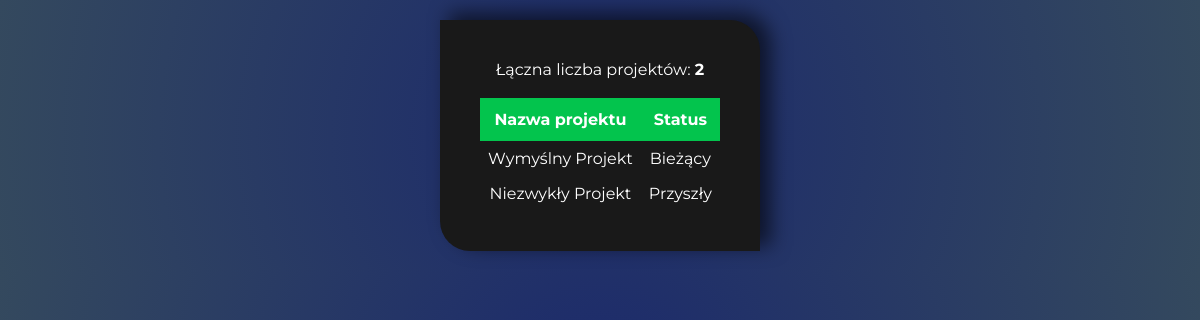
/tiles/raportProjectTime.php (signed in), run on the app's committed database.
### tables this page shows
CREATE TABLE `projekty` (
  `id_projektu` int(11) NOT NULL,
  `id_klienta` int(11) DEFAULT NULL,
  `nazwa_projektu` varchar(32) DEFAULT NULL,
  `data_rozpoczecia` date DEFAULT NULL,
  `data_zakonczenia` date DEFAULT NULL,
  `liczba_podstron` smallint(11) DEFAULT NULL,
  `cms` bit(1) DEFAULT NULL,
  `graficzny` bit(1) DEFAULT NULL,
  `ekspresowy_czas_wykonania` bit(1) DEFAULT NULL
);

### php/functions.php (called while the page is built, shortened)
<?php
function status($firstDate, $secondDate)
{
    $currentDate = strtotime(date('Y/m/d'));
    $time1 = strtotime($firstDate);
    $time2 = strtotime($secondDate);
    if ($time2 < $currentDate) {
        return "Archiwalny";
    } else if ($time1 < $currentDate && $currentDate < $time2) {
        return "Bieżący";
    } else if ($time2 == $currentDate){
        return "Bieżący";
    } else {
        return "Przyszły";
    }
}
?>

### tiles/raportProjectTime.php (the view, shortened to what this page needs)
<?php
require("../php/database.php");
require("../php/functions.php");
?>
<!DOCTYPE HTML>
<html lang="pl">
<head>
    <link rel="stylesheet" href="../styles/style.css" type="text/css" />
    <link rel="stylesheet" href="../styles/pageStyle.css" type="text/css" />
</head>
<body>
    <?php
    $qst = "SELECT * FROM projekty";
    $query = mysqli_query($connection, $qst);
    ?>
    <div class="contentMain">
        <?php
        echo "Łączna liczba projektów: <b>" . mysqli_num_rows($query) . "</b><br><br>";
        echo "<table class='fetchTable'>";
        echo "<thead>";
        echo "<tr>";
        echo "<th>" . "Nazwa projektu" . "</th>";
        echo "<th>" . "Status" . "</th>";
        echo "</tr>";
        echo "</thead><tbody>";
        while ($row = mysqli_fetch_array($query)) {
            $tmp = status($row['data_rozpoczecia'], $row['data_zakonczenia']);
            echo "<tr>";
            echo "<td>" . $row['nazwa_projektu'] . "</td><td>" .
                $tmp . "</td>";
            echo "<tr>";
        }
        echo "</tbody></table>";
        ?>
    </div>
</body>
</html>

### styles/style.css (style rules this page uses)
html { scroll-behavior: smooth; }
* { color: white; font-family: "Montserrat", sans-serif; }
body { background: rgb(27, 41, 108); background: radial-gradient( circle, rgba(27, 41, 108, 1) 0%, rgba(52, 73, 94, 1) 100% ); margin: 0; padding: 0; }
.contentMain { width: fit-content; max-width: 1300px; height: auto; padding: 40px; margin: 20px auto 20px auto; text-align: center; background: #191919; border-radius: 0 30px 0 30px; -webkit-touch-callout: none; -webkit-user-select: none; -khtml-user-select: none; -moz-user-select: none; -ms-user-select: none; user-select: none; transition: 0.4s ease; box-shadow: 10px -6px 19px 1px rgba(0, 0, 0, 0.59); -webkit-box-shadow: 10px -6px 19px 1px rgba(0, 0, 0, 0.59); -moz-box-shadow: 10px -6px 19px 1px rgba(0, 0, 0, 0.59); }

### styles/pageStyle.css (style rules this page uses)
.fetchTable { border-collapse: collapse; margin: auto; padding: 20px; width: fit-content; height: auto; }
.fetchTable td, .fetchTable th { padding: 8px; }
.fetchTable th { padding-top: 12px; padding-bottom: 12px; text-align: center; background-color: #03c44d; color: white; }

### data on the page
projekty: nazwa_projektu "Wymyślny Projekt", tmp "Bieżący"
projekty: nazwa_projektu "Niezwykły Projekt", tmp "Przyszły"

### other printed values
mysqli_num_rows($query) "2"
